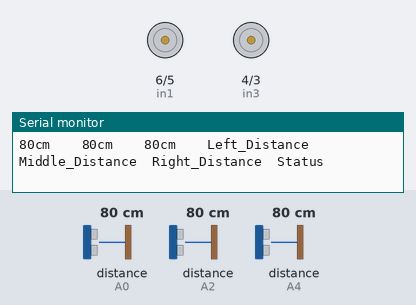
A sketch run on a simulated Arduino Uno, built with avr-gcc and run on an emulated ATmega328P. Parts: motor-driver pin pairs drawn as motors (green arrow = first pin HIGH = forward, orange = second pin HIGH = backward, longer = more drive, scaled by the enable pin), the last lines printed to the serial monitor. Wiring (inferred from the names in the program): 3 × ultrasonic range finder: trigger A1, echo A0 / trigger A3, echo A2 / trigger A5, echo A4. Inputs (shaded band) come from the test bench; at power-on: distance to the obstacle (sensors on A0, A4, A2) 80 cm. The echo pulse lasts 58.3 µs per cm.

Above: at 1.2 s.
1.3 s: distance to the obstacle (sensor on A0) set to 2 cm
At 2.5 s:
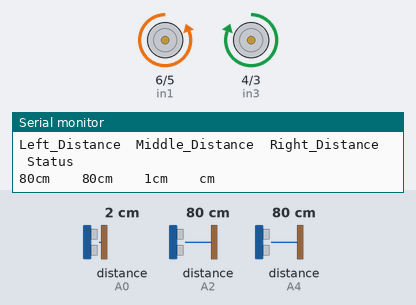
2.9 s: distance to the obstacle (sensor on A4) set to 34 cm
4.4 s: distance to the obstacle (sensor on A4) set to 28 cm
At 5.9 s:
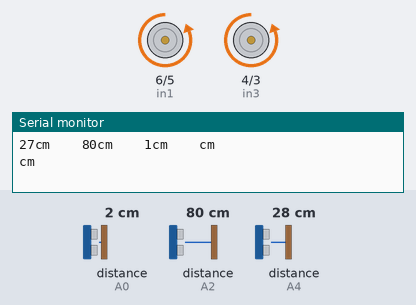
7.4 s: distance to the obstacle (sensor on A0) set to 29 cm
8.9 s: distance to the obstacle (sensor on A0) set to 35 cm
At 10.2 s:
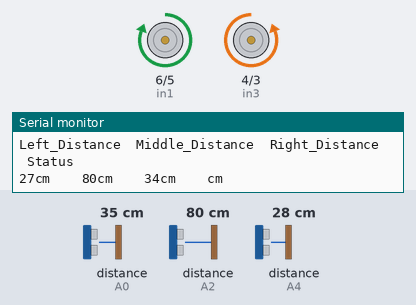
11.2 s: distance to the obstacle (sensor on A4) set to 38 cm
At 12.1 s:
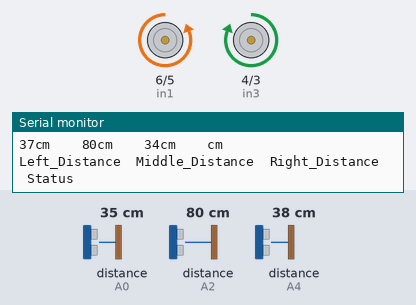
Timing chart, 0 to 14.0 s (numbered marks = the images above; inputs shaded):
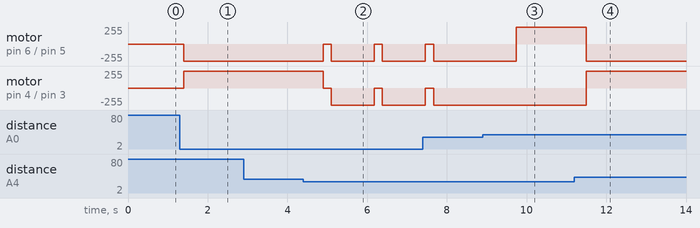

Measured:
- the behaviour switches between 32 and 31 cm on distance to the obstacle (sensor on A4) (found by bisection; images 1 and 2)
- the behaviour switches between 31 and 32 cm on distance to the obstacle (sensor on A0) (found by bisection; images 2 and 3)
- the behaviour switches between 35 and 36 cm on distance to the obstacle (sensor on A4) (found by bisection; images 3 and 4)
- after the input at 1.3 s, motor on pin 6 (in1) / pin 5 (in2): stopped → backward 255/255 after 0.10 s; motor on pin 4 (in3) / pin 3 (in4): stopped → forward 255/255 after 0.11 s
- after the input at 4.4 s, motor on pin 6 (in1) / pin 5 (in2), motor on pin 4 (in3) / pin 3 (in4): alternates backward 255/255 for 1.1 s and stopped for 0.21 s, starting after 0.50 s
- after the input at 8.9 s, motor on pin 4 (in3) / pin 3 (in4): stays backward 255/255 (without the input it goes to stopped after 0.84 s)
- after the input at 11.2 s, motor on pin 6 (in1) / pin 5 (in2): forward 255/255 → backward 255/255 after 0.29 s; motor on pin 4 (in3) / pin 3 (in4): backward 255/255 → forward 255/255 after 0.29 s

The sketch:

ROBOT_Avoider_3_sensor_ULTRASONIC_Ari_gatou.ino
```cpp
int Echo1 = A4; //left_sensor echo
int Trig1 = A5; //left_sensor trig
int Echo2 = A2; //central_sensor echo
int Trig2 = A3; //central_sensor trig
int Echo3 = A0; //right_sensor echo
int Trig3 = A1; //right_sensor trig

int in1 = 6;//pin 6 arduino
int in2 = 5;//pin 5 arduino
int in3 = 4;//pin 4 arduino
int in4 = 3;//pin 3 arduino
int ENA = 7;//pin 7 arduino
int ENB = 2;//pin 2 arduino
int PWM = 150;//ATUR KECEPATAN 10 SAMPAI 255
int Left_Distance = 0,Right_Distance = 0,Middle_Distance = 0 ;
void _Forward()
{

digitalWrite(in1,HIGH);//maju
digitalWrite(in2,LOW);
digitalWrite(in3,HIGH);
digitalWrite(in4,LOW);
analogWrite(ENA,PWM);
analogWrite(ENB,PWM);
Serial.println("cm");
}
void _Back()
{

digitalWrite(in1,LOW);//mundur
digitalWrite(in2,HIGH);
digitalWrite(in3,LOW);
digitalWrite(in4,HIGH);
analogWrite(ENA,PWM);
analogWrite(ENB,PWM);
Serial.println("cm\t\t");
}
void _left()
{

digitalWrite(in1,LOW);//belok kiri
digitalWrite(in2,HIGH);
digitalWrite(in3,HIGH);
digitalWrite(in4,LOW);
analogWrite(ENA,PWM);
analogWrite(ENB,PWM);
Serial.println("cm\t\t");
}
void _right()
{

digitalWrite(in1,HIGH);//belok kanan
digitalWrite(in2,LOW);
digitalWrite(in3,LOW);
digitalWrite(in4,HIGH);
analogWrite(ENA,PWM);
analogWrite(ENB,PWM);
Serial.println("cm\t\t");
}
void _Stop()
{
digitalWrite(in1,LOW);//stop
digitalWrite(in2,LOW);
digitalWrite(in3,LOW);
digitalWrite(in4,LOW);
digitalWrite(ENA,LOW);
digitalWrite(ENB,LOW);
Serial.println("cm\t\t");
}
/*Ultrasonic distance measurement Sub function*/
int Left_Distance_test()
{
digitalWrite(Trig1, LOW);
delayMicroseconds(2);
digitalWrite(Trig1, HIGH);
delayMicroseconds(20);
digitalWrite(Trig1, LOW);
float Fdistance = pulseIn(Echo1, HIGH);
delay(10);

Fdistance= Fdistance/ 29 / 2;
return (int)Fdistance;
}
int Middle_Distance_test()
{
digitalWrite(Trig2, LOW);
delayMicroseconds(2);
digitalWrite(Trig2, HIGH);
delayMicroseconds(20);
digitalWrite(Trig2, LOW);
float Fdistance = pulseIn(Echo2, HIGH);
delay(10);
Fdistance= Fdistance/ 29 / 2;
return (int)Fdistance;
}
int Right_Distance_test()
{
digitalWrite(Trig3, LOW);
delayMicroseconds(2);
digitalWrite(Trig3, HIGH);
delayMicroseconds(20);
digitalWrite(Trig3, LOW);
float Fdistance = pulseIn(Echo3, HIGH);
delay(10);
Fdistance= Fdistance/ 29 / 2;
return (int)Fdistance;
}
void setup()
{
Serial.begin(9600);
pinMode(Echo1, INPUT);
pinMode(Trig1, OUTPUT);
pinMode(Echo2, INPUT);
pinMode(Trig2, OUTPUT);
pinMode(Echo3, INPUT);
pinMode(Trig3, OUTPUT);
pinMode(in1,OUTPUT);
pinMode(in2,OUTPUT);
pinMode(in3,OUTPUT);
pinMode(in4,OUTPUT);
pinMode(ENA,OUTPUT);
pinMode(ENB,OUTPUT);

_Stop();
}
void loop()
{
Left_Distance = Left_Distance_test();
delay(10);
Middle_Distance = Middle_Distance_test();
delay(10);
Right_Distance = Right_Distance_test();
delay(10);
Serial.println("Left_Distance\tMiddle_Distance\tRight_Distance\tStatus\n");
Serial.print(Left_Distance);
Serial.print("cm\t\t");
Serial.print(Middle_Distance);
Serial.print("cm\t\t");
Serial.print(Right_Distance);
Serial.print("cm\t\t");
if(Middle_Distance<=80)
{
/* _Stop();
delay(1000);*/

if(Right_Distance>Left_Distance)
{
if((Right_Distance<=30)&&(Left_Distance<=30))
{_Stop();
delay(200);
_Back();
delay(2000);

}
else{
// _Back();
// delay(2000);
_right();
delay(500);}

}
else if(Right_Distance<Left_Distance)
{
if((Right_Distance<=30)&&(Left_Distance<=30))

{_Stop();
delay(200);
_Back();
delay(1000);
}
else{
// _Back();
// delay(3000);
_left();
delay(500);
}
}
}
else if(Right_Distance<=30)
{
_left();
delay(500);
}

else if(Left_Distance<=30)
{
_right();
delay(500);
}
else{
_Forward();
}
//delay(500);
}
```
